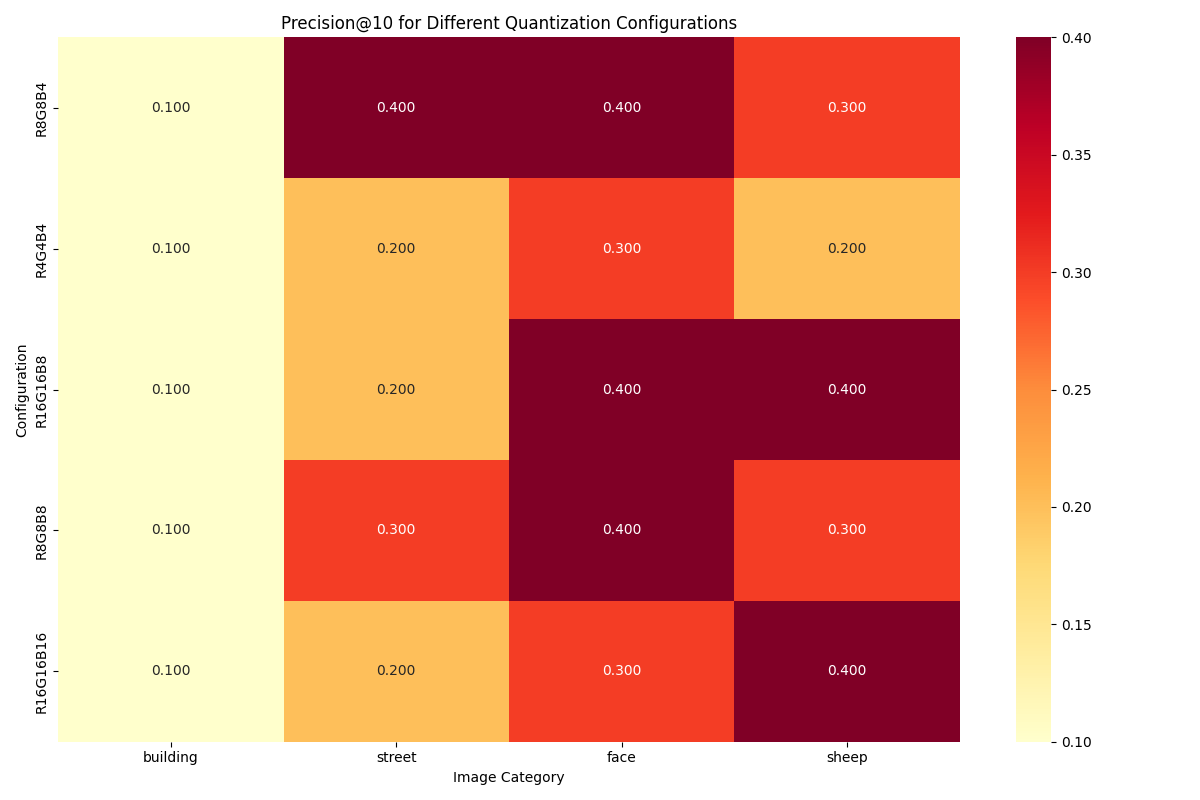

Recreate this plot in Python.
"""
Quantization analysis script.
Evaluates different RGB quantization configurations.

Author: Zohra Bouchamaoui
Student ID: 6848526
"""

import sys
import os
import numpy as np
import matplotlib.pyplot as plt
import seaborn as sns
from tqdm import tqdm
import cv2

# Add project root to path
sys.path.append(os.path.dirname(os.path.dirname(os.path.abspath(__file__))))

from src.histogram import compute_global_histogram, euclidean_distance
from src.evaluation import compute_pr_curve
from config.settings import TEST_QUERIES, CONFIGS, IMAGE_PATH
from src.utils import get_image_class

def evaluate_configuration(config, query_path):
    """Evaluate a single configuration on one query"""
    query_img = cv2.imread(query_path)
    query_class = get_image_class(query_path)
    query_hist = compute_global_histogram(query_img, config['r'], config['g'], config['b'])
    
    # Process all images
    distances = []
    for img_file in os.listdir(IMAGE_PATH):
        if img_file.endswith('.bmp'):
            img_path = os.path.join(IMAGE_PATH, img_file)
            img = cv2.imread(img_path)
            hist = compute_global_histogram(img, config['r'], config['g'], config['b'])
            dist = euclidean_distance(query_hist, hist)
            distances.append((dist, img_path))
    
    # Sort by distance
    distances.sort(key=lambda x: x[0])
    
    # Compute metrics
    pr_data = compute_pr_curve(query_class, distances, len(distances))
    p_at_10 = pr_data['precision'][9] if len(pr_data['precision']) > 9 else 0
    
    return p_at_10

def main():
    # Results dictionary
    results = {config['name']: {} for config in CONFIGS}
    
    # Evaluate each configuration for each query
    for config in CONFIGS:
        print(f"\nEvaluating configuration: {config['name']}")
        for category, query_path in TEST_QUERIES.items():
            p_at_10 = evaluate_configuration(config, query_path)
            results[config['name']][category] = p_at_10
            print(f"{category}: P@10 = {p_at_10:.3f}")
    
    # Create heatmap
    plt.figure(figsize=(12, 8))
    data = np.array([[results[config['name']][cat] for cat in TEST_QUERIES.keys()] 
                     for config in CONFIGS])
    
    sns.heatmap(data, 
                annot=True, 
                fmt='.3f',
                xticklabels=TEST_QUERIES.keys(),
                yticklabels=[config['name'] for config in CONFIGS],
                cmap='YlOrRd')
    
    plt.title('Precision@10 for Different Quantization Configurations')
    plt.xlabel('Image Category')
    plt.ylabel('Configuration')
    plt.tight_layout()
    plt.savefig('quantization_analysis.png')
    plt.close()
    
    # Print summary statistics
    print("\nSummary Statistics:")
    for config in CONFIGS:
        avg_p10 = np.mean(list(results[config['name']].values()))
        std_p10 = np.std(list(results[config['name']].values()))
        print(f"\n{config['name']}:")
        print(f"Average P@10: {avg_p10:.3f} ± {std_p10:.3f}")
        print(f"Dimensions: {config['r'] * config['g'] * config['b']}")
        print(f"Memory per image: {config['r'] * config['g'] * config['b'] * 4 / 1024:.2f}KB")

if __name__ == "__main__":
    main() 